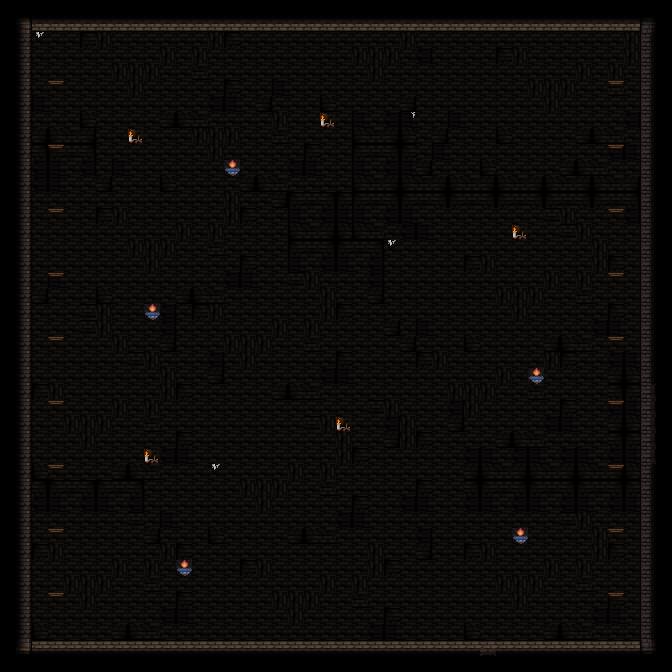

A level layout from a 2D game, rendered from its tile map. Below: a short description, then the map file with tile-grid data replaced by summaries:
An orthogonal 42x42 tile map with 16x16 px tiles, 5 tile layers (back, stage, deco, unit, ...).

<map version="1.0" orientation="orthogonal" renderorder="right-down" width="42" height="42" tilewidth="16" tileheight="16" nextobjectid="4">
 <tileset firstgid="1" name="dungeonTileSet" tilewidth="16" tileheight="16" tilecount="1024">
  <image source="dungeonTileset.png" width="512" height="512" />
  <terraintypes>
   <terrain name="blocks" tile="-1" />
   <terrain name="empty" tile="-1" />
  </terraintypes>
  <tile id="4" terrain="1,1,1,0" />
  <tile id="5" terrain="1,1,0,0" />
  <tile id="6" terrain="1,1,0,1" />
  <tile id="12" terrain="0,0,0,1" />
  <tile id="13" terrain="0,0,1,1" />
  <tile id="14" terrain="0,0,1,0" />
  <tile id="36" terrain="1,0,1,0" />
  <tile id="37" terrain="0,0,0,0" />
  <tile id="38" terrain="0,1,0,1" />
  <tile id="44" terrain="0,1,0,1" />
  <tile id="45" terrain="1,1,1,1" />
  <tile id="46" terrain="1,0,1,0" />
  <tile id="68" terrain="1,0,1,1" />
  <tile id="69" terrain="0,0,1,1" />
  <tile id="70" terrain="0,1,1,1" />
  <tile id="76" terrain="0,1,0,0" />
  <tile id="77" terrain="1,1,0,0" />
  <tile id="78" terrain="1,0,0,0" />
 </tileset>
 <layer name="back" width="42" height="42">
  <data>[1764 cells, 1764 non-empty, 9 distinct tile ids]</data>
 </layer>
 <layer name="stage" width="42" height="42">
  <data>[1764 cells, 338 non-empty, 12 distinct tile ids]</data>
 </layer>
 <layer name="deco" width="42" height="42">
  <data>[1764 cells, 11 non-empty, 3 distinct tile ids]</data>
 </layer>
 <layer name="unit" width="42" height="42">
  <data>[1764 cells, 1 non-empty, 1 distinct tile ids]</data>
 </layer>
 <layer name="fore" width="42" height="42">
  <data>[1764 cells, 2 non-empty, 1 distinct tile ids]</data>
 </layer>
</map>
